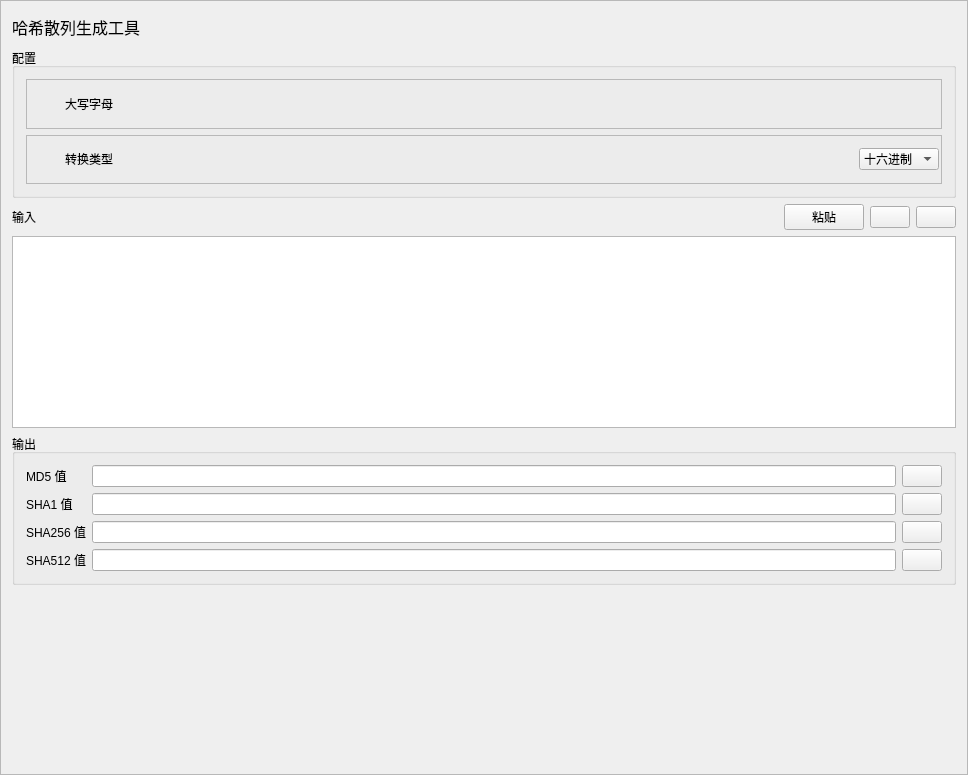
<?xml version="1.0" encoding="UTF-8"?>
<ui version="4.0">
 <class>StringHashGenerationClass</class>
 <widget class="QWidget" name="StringHashGenerationClass">
  <property name="geometry">
   <rect>
    <x>0</x>
    <y>0</y>
    <width>968</width>
    <height>775</height>
   </rect>
  </property>
  <property name="windowTitle">
   <string>StringHashGeneration</string>
  </property>
  <layout class="QGridLayout" name="gridLayout">
   <property name="leftMargin">
    <number>0</number>
   </property>
   <property name="topMargin">
    <number>0</number>
   </property>
   <property name="rightMargin">
    <number>0</number>
   </property>
   <property name="bottomMargin">
    <number>0</number>
   </property>
   <item row="0" column="0">
    <widget class="QScrollArea" name="scrollArea">
     <property name="widgetResizable">
      <bool>true</bool>
     </property>
     <widget class="QWidget" name="scrollAreaWidgetContents">
      <property name="geometry">
       <rect>
        <x>0</x>
        <y>0</y>
        <width>966</width>
        <height>773</height>
       </rect>
      </property>
      <layout class="QGridLayout" name="gridLayout_5">
       <item row="1" column="0" colspan="2">
        <widget class="QGroupBox" name="groupBox">
         <property name="minimumSize">
          <size>
           <width>0</width>
           <height>150</height>
          </size>
         </property>
         <property name="maximumSize">
          <size>
           <width>16777215</width>
           <height>150</height>
          </size>
         </property>
         <property name="title">
          <string>配置</string>
         </property>
         <layout class="QGridLayout" name="gridLayout_8">
          <item row="0" column="0">
           <widget class="QFrame" name="frame">
            <property name="frameShape">
             <enum>QFrame::StyledPanel</enum>
            </property>
            <property name="frameShadow">
             <enum>QFrame::Raised</enum>
            </property>
            <layout class="QGridLayout" name="gridLayout_2">
             <property name="leftMargin">
              <number>0</number>
             </property>
             <property name="topMargin">
              <number>0</number>
             </property>
             <property name="rightMargin">
              <number>0</number>
             </property>
             <property name="bottomMargin">
              <number>0</number>
             </property>
             <item row="0" column="0">
              <layout class="QHBoxLayout" name="horizontalLayout">
               <property name="leftMargin">
                <number>2</number>
               </property>
               <property name="topMargin">
                <number>2</number>
               </property>
               <property name="rightMargin">
                <number>2</number>
               </property>
               <property name="bottomMargin">
                <number>2</number>
               </property>
               <item>
                <widget class="QLabel" name="label_2">
                 <property name="minimumSize">
                  <size>
                   <width>30</width>
                   <height>30</height>
                  </size>
                 </property>
                 <property name="maximumSize">
                  <size>
                   <width>30</width>
                   <height>30</height>
                  </size>
                 </property>
                 <property name="text">
                  <string/>
                 </property>
                 <property name="pixmap">
                  <pixmap resource="devtoys.qrc">:/DevToys/icon/letter.png</pixmap>
                 </property>
                 <property name="scaledContents">
                  <bool>true</bool>
                 </property>
                </widget>
               </item>
               <item>
                <widget class="QLabel" name="label_3">
                 <property name="minimumSize">
                  <size>
                   <width>0</width>
                   <height>30</height>
                  </size>
                 </property>
                 <property name="maximumSize">
                  <size>
                   <width>16777215</width>
                   <height>30</height>
                  </size>
                 </property>
                 <property name="text">
                  <string>大写字母</string>
                 </property>
                </widget>
               </item>
               <item>
                <spacer name="horizontalSpacer">
                 <property name="orientation">
                  <enum>Qt::Horizontal</enum>
                 </property>
                 <property name="sizeHint" stdset="0">
                  <size>
                   <width>40</width>
                   <height>20</height>
                  </size>
                 </property>
                </spacer>
               </item>
               <item>
                <widget class="SlideButton" name="lowerButton" native="true">
                 <property name="minimumSize">
                  <size>
                   <width>80</width>
                   <height>20</height>
                  </size>
                 </property>
                 <property name="maximumSize">
                  <size>
                   <width>80</width>
                   <height>20</height>
                  </size>
                 </property>
                </widget>
               </item>
              </layout>
             </item>
            </layout>
           </widget>
          </item>
          <item row="1" column="0">
           <widget class="QFrame" name="frame_2">
            <property name="frameShape">
             <enum>QFrame::StyledPanel</enum>
            </property>
            <property name="frameShadow">
             <enum>QFrame::Raised</enum>
            </property>
            <layout class="QGridLayout" name="gridLayout_3">
             <property name="leftMargin">
              <number>0</number>
             </property>
             <property name="topMargin">
              <number>0</number>
             </property>
             <property name="rightMargin">
              <number>0</number>
             </property>
             <property name="bottomMargin">
              <number>0</number>
             </property>
             <item row="0" column="0">
              <layout class="QHBoxLayout" name="horizontalLayout_2">
               <property name="leftMargin">
                <number>2</number>
               </property>
               <property name="topMargin">
                <number>2</number>
               </property>
               <property name="rightMargin">
                <number>2</number>
               </property>
               <property name="bottomMargin">
                <number>2</number>
               </property>
               <item>
                <widget class="QLabel" name="label_4">
                 <property name="minimumSize">
                  <size>
                   <width>30</width>
                   <height>30</height>
                  </size>
                 </property>
                 <property name="maximumSize">
                  <size>
                   <width>30</width>
                   <height>30</height>
                  </size>
                 </property>
                 <property name="text">
                  <string/>
                 </property>
                 <property name="pixmap">
                  <pixmap resource="devtoys.qrc">:/DevToys/icon/type.png</pixmap>
                 </property>
                 <property name="scaledContents">
                  <bool>true</bool>
                 </property>
                </widget>
               </item>
               <item>
                <widget class="QLabel" name="label_5">
                 <property name="minimumSize">
                  <size>
                   <width>0</width>
                   <height>30</height>
                  </size>
                 </property>
                 <property name="maximumSize">
                  <size>
                   <width>16777215</width>
                   <height>30</height>
                  </size>
                 </property>
                 <property name="text">
                  <string>转换类型</string>
                 </property>
                </widget>
               </item>
               <item>
                <spacer name="horizontalSpacer_2">
                 <property name="orientation">
                  <enum>Qt::Horizontal</enum>
                 </property>
                 <property name="sizeHint" stdset="0">
                  <size>
                   <width>40</width>
                   <height>20</height>
                  </size>
                 </property>
                </spacer>
               </item>
               <item>
                <widget class="QComboBox" name="comboBox">
                 <property name="minimumSize">
                  <size>
                   <width>80</width>
                   <height>0</height>
                  </size>
                 </property>
                 <property name="maximumSize">
                  <size>
                   <width>80</width>
                   <height>16777215</height>
                  </size>
                 </property>
                 <item>
                  <property name="text">
                   <string>十六进制</string>
                  </property>
                 </item>
                 <item>
                  <property name="text">
                   <string>base64</string>
                  </property>
                 </item>
                </widget>
               </item>
              </layout>
             </item>
            </layout>
           </widget>
          </item>
         </layout>
        </widget>
       </item>
       <item row="2" column="0" colspan="2">
        <layout class="QHBoxLayout" name="horizontalLayout_4">
         <item>
          <widget class="QLabel" name="label_12">
           <property name="text">
            <string>输入</string>
           </property>
          </widget>
         </item>
         <item>
          <spacer name="horizontalSpacer_7">
           <property name="orientation">
            <enum>Qt::Horizontal</enum>
           </property>
           <property name="sizeHint" stdset="0">
            <size>
             <width>40</width>
             <height>20</height>
            </size>
           </property>
          </spacer>
         </item>
         <item>
          <widget class="QPushButton" name="pasteButton">
           <property name="text">
            <string>粘贴</string>
           </property>
           <property name="icon">
            <iconset resource="devtoys.qrc">
             <normaloff>:/DevToys/icon/粘贴.png</normaloff>:/DevToys/icon/粘贴.png</iconset>
           </property>
          </widget>
         </item>
         <item>
          <widget class="QPushButton" name="openFileButton">
           <property name="text">
            <string/>
           </property>
           <property name="icon">
            <iconset resource="devtoys.qrc">
             <normaloff>:/DevToys/icon/打开文件.png</normaloff>:/DevToys/icon/打开文件.png</iconset>
           </property>
          </widget>
         </item>
         <item>
          <widget class="QPushButton" name="clearButton">
           <property name="text">
            <string/>
           </property>
           <property name="icon">
            <iconset resource="devtoys.qrc">
             <normaloff>:/DevToys/icon/清空.png</normaloff>:/DevToys/icon/清空.png</iconset>
           </property>
          </widget>
         </item>
        </layout>
       </item>
       <item row="0" column="0">
        <widget class="QLabel" name="label">
         <property name="minimumSize">
          <size>
           <width>0</width>
           <height>30</height>
          </size>
         </property>
         <property name="maximumSize">
          <size>
           <width>16777215</width>
           <height>30</height>
          </size>
         </property>
         <property name="font">
          <font>
           <pointsize>12</pointsize>
          </font>
         </property>
         <property name="text">
          <string>哈希散列生成工具</string>
         </property>
        </widget>
       </item>
       <item row="3" column="0" colspan="2">
        <widget class="QPlainTextEdit" name="importTextEdit">
         <property name="lineWrapMode">
          <enum>QPlainTextEdit::NoWrap</enum>
         </property>
        </widget>
       </item>
       <item row="4" column="0" colspan="2">
        <widget class="QGroupBox" name="groupBox_2">
         <property name="title">
          <string>输出</string>
         </property>
         <layout class="QGridLayout" name="gridLayout_9">
          <item row="1" column="2">
           <layout class="QGridLayout" name="gridLayout_4">
            <item row="1" column="1">
             <widget class="QLineEdit" name="SHA1LineEdit"/>
            </item>
            <item row="2" column="1">
             <widget class="QLineEdit" name="SHA256LineEdit"/>
            </item>
            <item row="0" column="1">
             <widget class="QLineEdit" name="MD5LineEdit"/>
            </item>
            <item row="2" column="2">
             <widget class="QPushButton" name="SHA256CopyButton">
              <property name="text">
               <string/>
              </property>
              <property name="icon">
               <iconset resource="devtoys.qrc">
                <normaloff>:/DevToys/icon/复制.png</normaloff>:/DevToys/icon/复制.png</iconset>
              </property>
             </widget>
            </item>
            <item row="0" column="2">
             <widget class="QPushButton" name="MD5CopyButton">
              <property name="text">
               <string/>
              </property>
              <property name="icon">
               <iconset resource="devtoys.qrc">
                <normaloff>:/DevToys/icon/复制.png</normaloff>:/DevToys/icon/复制.png</iconset>
              </property>
             </widget>
            </item>
            <item row="1" column="2">
             <widget class="QPushButton" name="SHA1CopyButton">
              <property name="text">
               <string/>
              </property>
              <property name="icon">
               <iconset resource="devtoys.qrc">
                <normaloff>:/DevToys/icon/复制.png</normaloff>:/DevToys/icon/复制.png</iconset>
              </property>
             </widget>
            </item>
            <item row="2" column="0">
             <widget class="QLabel" name="label_8">
              <property name="text">
               <string>SHA256 值</string>
              </property>
             </widget>
            </item>
            <item row="0" column="0">
             <widget class="QLabel" name="label_6">
              <property name="text">
               <string>MD5 值</string>
              </property>
             </widget>
            </item>
            <item row="1" column="0">
             <widget class="QLabel" name="label_7">
              <property name="text">
               <string>SHA1 值</string>
              </property>
             </widget>
            </item>
            <item row="3" column="0">
             <widget class="QLabel" name="label_9">
              <property name="text">
               <string>SHA512 值</string>
              </property>
             </widget>
            </item>
            <item row="3" column="1">
             <widget class="QLineEdit" name="SHA512LineEdit"/>
            </item>
            <item row="3" column="2">
             <widget class="QPushButton" name="SHA512CopyButton">
              <property name="text">
               <string/>
              </property>
              <property name="icon">
               <iconset resource="devtoys.qrc">
                <normaloff>:/DevToys/icon/复制.png</normaloff>:/DevToys/icon/复制.png</iconset>
              </property>
             </widget>
            </item>
           </layout>
          </item>
         </layout>
        </widget>
       </item>
       <item row="5" column="0">
        <spacer name="verticalSpacer">
         <property name="orientation">
          <enum>Qt::Vertical</enum>
         </property>
         <property name="sizeHint" stdset="0">
          <size>
           <width>20</width>
           <height>79</height>
          </size>
         </property>
        </spacer>
       </item>
      </layout>
     </widget>
    </widget>
   </item>
  </layout>
 </widget>
 <layoutdefault spacing="6" margin="11"/>
 <customwidgets>
  <customwidget>
   <class>SlideButton</class>
   <extends>QWidget</extends>
   <header>slidebutton.h</header>
   <container>1</container>
  </customwidget>
 </customwidgets>
 <resources>
  <include location="devtoys.qrc"/>
  <include location="C:/Users/13123/.designer/backup/devtoys.qrc"/>
 </resources>
 <connections/>
</ui>
